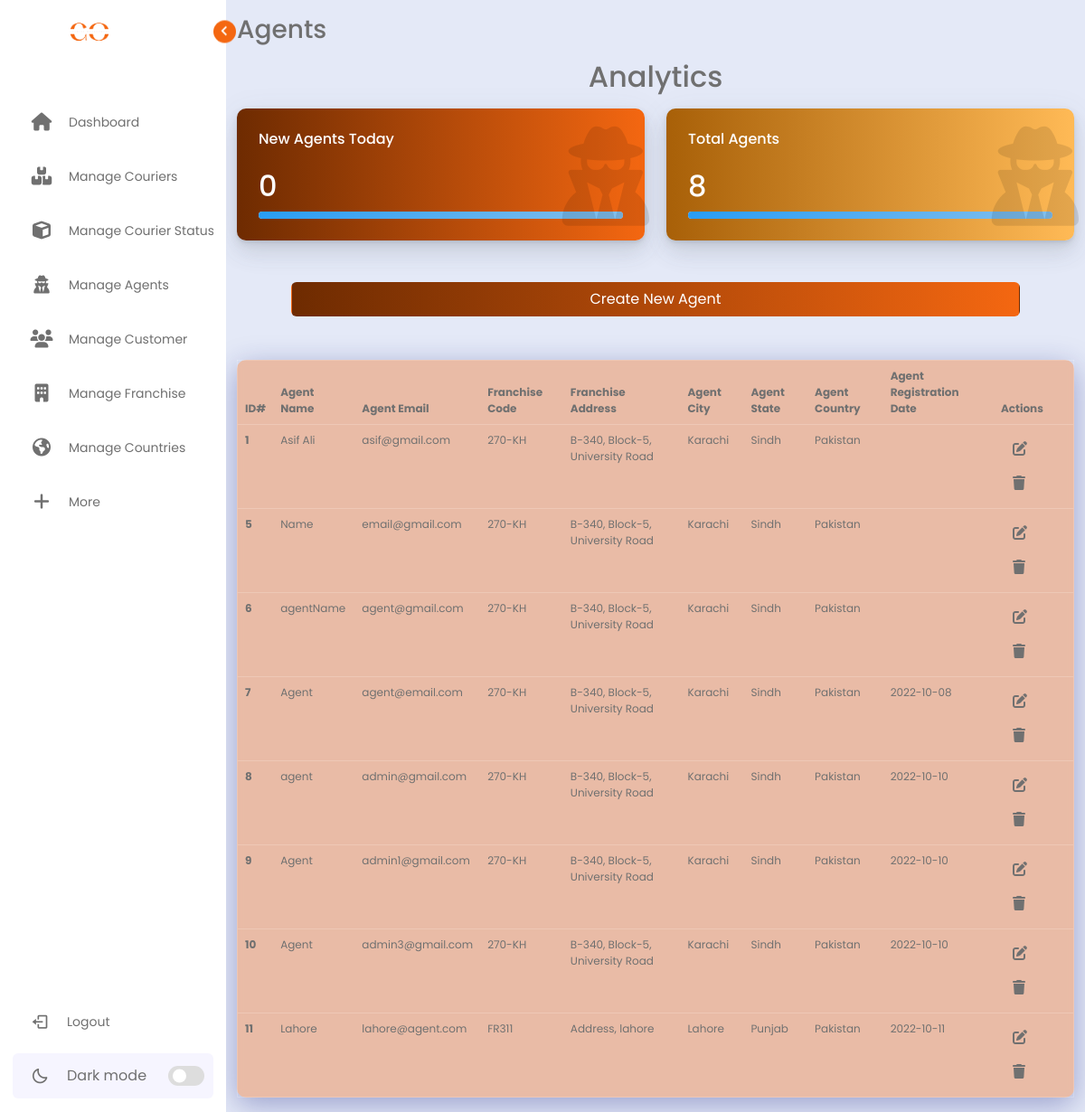
The app's page /admin/agent.php (signed in) with its own data.
### tables this page shows
CREATE TABLE `agent` (
  `AgentId` int(10) UNSIGNED NOT NULL,
  `AgentName` varchar(100) NOT NULL,
  `AgentEmail` varchar(100) NOT NULL,
  `AgentPassword` varchar(100) NOT NULL,
  `AgentFranchiseId` int(10) UNSIGNED NOT NULL,
  `AgentRegistrationDate` date DEFAULT NULL
);

CREATE TABLE `franchise` (
  `FranchiseId` int(10) UNSIGNED NOT NULL,
  `FranchiseCode` varchar(255) NOT NULL,
  `FranchiseName` varchar(100) NOT NULL,
  `FranchiseEmail` varchar(100) NOT NULL,
  `FranchiseNumber` int(11) NOT NULL,
  `FranchiseAddress` varchar(255) NOT NULL,
  `FranchiseCity` varchar(155) NOT NULL,
  `FranchiseState` varchar(155) NOT NULL,
  `FranchiseCountryId` int(10) UNSIGNED NOT NULL
);

CREATE TABLE `country` (
  `CountryId` int(10) UNSIGNED NOT NULL,
  `CountryName` varchar(255) NOT NULL
);

### admin/agent.php (the view)
<?php
include('../assets/template/admin/header.php');
include('../assets/modules/dbconnection.php');
$date = date("Y-m-d");
$newAgents = $con->prepare('select * from agent where AgentRegistrationDate = ?');
$newAgents->bindParam(1, $date);
$newAgents->execute();
$newAgentsCount = $newAgents->rowCount();
$agents = $con->prepare('select * from agent');
$agents->execute();
$totalAgentsCount = $agents->rowCount();
$agentsRecord = $agents->fetchAll(PDO::FETCH_OBJ);
$franchise = $con->prepare('select FranchiseId, FranchiseCode, FranchiseAddress, FranchiseCity, FranchiseState, FranchiseCountryId from franchise');
$franchise->execute();
$franchiseRecord = $franchise->fetchAll(PDO::FETCH_OBJ);
$country = $con->prepare('select CountryId, CountryName from country');
$country->execute();
$countryRecord = $country->fetchAll(PDO::FETCH_OBJ);
?>
<div class="container">
    <h3 class="text mt-3">Agents</h3>
    <div class="row mt-3">
        <div class="main-heading">
            <h2 class="text-center mb-3 text">Analytics</h2>
        </div>
        <div class="col-xl-6 col-lg-6">
            <div class="card l-bg-cherry">
                <div class="card-statistic-3 p-4">
                    <div class="card-icon card-icon-large">
                        <i class="fas fa-user-secret"></i>
                    </div>
                    <div class="mb-4">
                        <h6 class="card-title mb-0">New Agents Today</h6>
                    </div>
                    <div class="row align-items-center mb-2 d-flex">
                        <div class="col-8">
                            <h2 class="d-flex align-items-center mb-0">
                                <?php echo $newAgentsCount ?>
                            </h2>
                        </div>
                    </div>
                    <div class="progress mt-1 " data-height="8" style="height: 8px;">
                        <div class="progress-bar l-bg-cyan" role="progressbar" data-width="25%" aria-valuenow="25" aria-valuemin="0" aria-valuemax="100" style="width: 100%;"></div>
                    </div>
                </div>
            </div>
        </div>
        <div class="col-xl-6 col-lg-6">
            <div class="card l-bg-orange-dark">
                <div class="card-statistic-3 p-4">
                    <div class="card-icon card-icon-large">
                        <i class="fas fa-user-secret"></i>
                    </div>
                    <div class="mb-4">
                        <h6 class="card-title mb-0">Total Agents</h6>
                    </div>
                    <div class="row align-items-center mb-2 d-flex">
                        <div class="col-8">
                            <h2 class="d-flex align-items-center mb-0">
                                <?php echo $totalAgentsCount; ?>
                            </h2>
                        </div>
                    </div>
                    <div class="progress mt-1 " data-height="8" style="height: 8px;">
                        <div class="progress-bar l-bg-cyan" role="progressbar" data-width="25%" aria-valuenow="25" aria-valuemin="0" aria-valuemax="100" style="width: 100%;"></div>
                    </div>
                </div>
            </div>
        </div>
    </div>
    <section>
        <div class="row m-5 mt-0">
            <div class="col-12">
                <a href="./new-agent.php">
                    <button class="btn l-bg-cherry mt-3 w-100">Create New Agent</button>
                </a>
            </div>
        </div>
    </section>
    <div class="row">
        <div class="col-12">
            <table class="table desc-table text">
                <thead>
                    <tr>
                        <th class="table-row-head">ID#</th>
                        <th class="table-row-head">Agent Name</th>
                        <th class="table-row-head">Agent Email</th>
                        <th class="table-row-head">Franchise Code</th>
                        <th class="table-row-head">Franchise Address</th>
                        <th class="table-row-head">Agent City</th>
                        <th class="table-row-head">Agent State</th>
                        <th class="table-row-head">Agent Country</th>
                        <th class="table-row-head">Agent Registration Date</th>
                        <th class="table-row-head">Actions</th>
                    </tr>
                </thead>
                <tbody>
                    <?php
                    foreach ($agentsRecord as $row) {
                    ?>
                        <tr>
                            <th><?php echo $row->AgentId ?></th>
                            <td class="text"><?php echo $row->AgentName ?></td>
                            <td class="text"><?php echo $row->AgentEmail ?></td>
                            <td class="text">
                                <?php foreach ($franchiseRecord as $franchise) {
                                    if ($row->AgentFranchiseId == $franchise->FranchiseId) {
                                        echo $franchise->FranchiseCode;
                                    }
                                } ?>
                            </td>
                            <td class="text">
                                <?php foreach ($franchiseRecord as $franchise) {
                                    if ($row->AgentFranchiseId == $franchise->FranchiseId) {
                                        echo $franchise->FranchiseAddress;
                                    }
                                } ?>
                            </td>
                            <td class="text">
                                <?php foreach ($franchiseRecord as $franchise) {
                                    if ($row->AgentFranchiseId == $franchise->FranchiseId) {
                                        echo $franchise->FranchiseCity;
                                    }
                                } ?>
                            </td>
                            <td class="text">
                                <?php foreach ($franchiseRecord as $franchise) {
                                    if ($row->AgentFranchiseId == $franchise->FranchiseId) {
                                        echo $franchise->FranchiseState;
                                    }
                                } ?>
                            </td>
                            <td class="text">
                                <?php
                                foreach ($franchiseRecord as $franchise) {
                                    if ($row->AgentFranchiseId == $franchise->FranchiseId) {
                                        foreach ($countryRecord as $country) {
                                            if ($franchise->FranchiseCountryId == $country->CountryId) {
                                                echo $country->CountryName;
                                            }
                                        }
                                    }
                                } ?>
                            </td>
                            <td class="text"><?php echo $row->AgentRegistrationDate ?></td>
                            <td class="text">
                                <div class="row">
                                    <div class="col-12">
                                        <a href="./update-agent.php?agent-id=<?php echo $row->AgentId; ?>"><button type="submit" class="btn text"><i class="fa-solid fa-pen-to-square"></i></button></a>
                                    </div>
                                    <div class="col-12">
                                        <a href="./delete-agent.php?agent-id=<?php echo $row->AgentId; ?>"><button type="submit" class="btn text"><i class="fa-solid fa-trash"></i></button></a>
                                    </div>
                                </div>
                            </td>
                        </tr>
                    <?php } ?>
                </tbody>
            </table>
        </div>
    </div>
</div>
<?php
include('../assets/template/admin/footer.php');
?>

### records on screen
agent: AgentId "1", AgentName "Asif Ali", AgentEmail "asif@gmail.com"
franchise: FranchiseCode "270-KH", FranchiseAddress "B-340, Block-5, University Road", FranchiseCity "Karachi", FranchiseState "Sindh"
country: CountryName "Pakistan"
agent: AgentId "5", AgentName "Name", AgentEmail "email@gmail.com"
agent: AgentId "6", AgentName "agentName", AgentEmail "agent@gmail.com"
agent: AgentId "7", AgentName "Agent", AgentEmail "agent@email.com", AgentRegistrationDate "2022-10-08"
agent: AgentId "8", AgentName "agent", AgentEmail "admin@gmail.com", AgentRegistrationDate "2022-10-10"
agent: AgentId "9", AgentName "Agent", AgentEmail "admin1@gmail.com", AgentRegistrationDate "2022-10-10"
agent: AgentId "10", AgentName "Agent", AgentEmail "admin3@gmail.com", AgentRegistrationDate "2022-10-10"
agent: AgentId "11", AgentName "Lahore", AgentEmail "lahore@agent.com", AgentRegistrationDate "2022-10-11"
franchise: FranchiseCode "FR311", FranchiseAddress "Address, lahore", FranchiseCity "Lahore", FranchiseState "Punjab"

### other values on screen
$newAgentsCount "0"
$totalAgentsCount "8"
